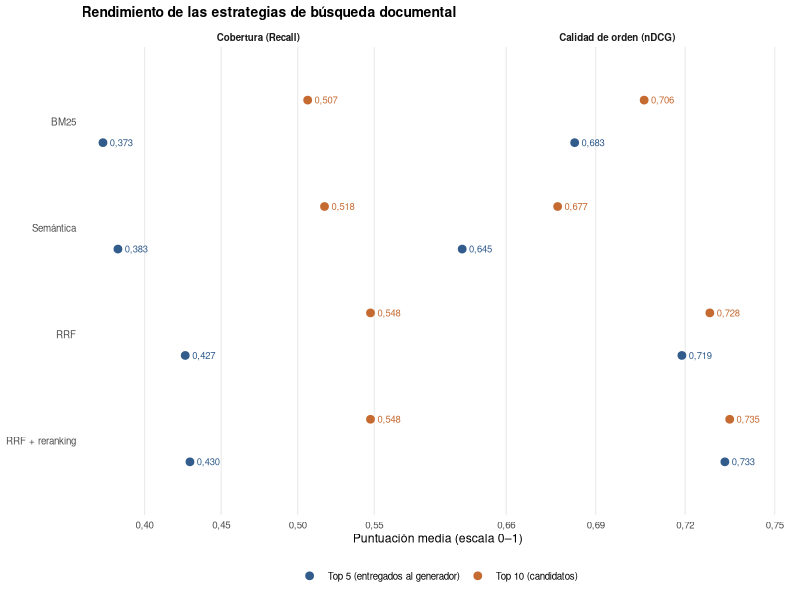
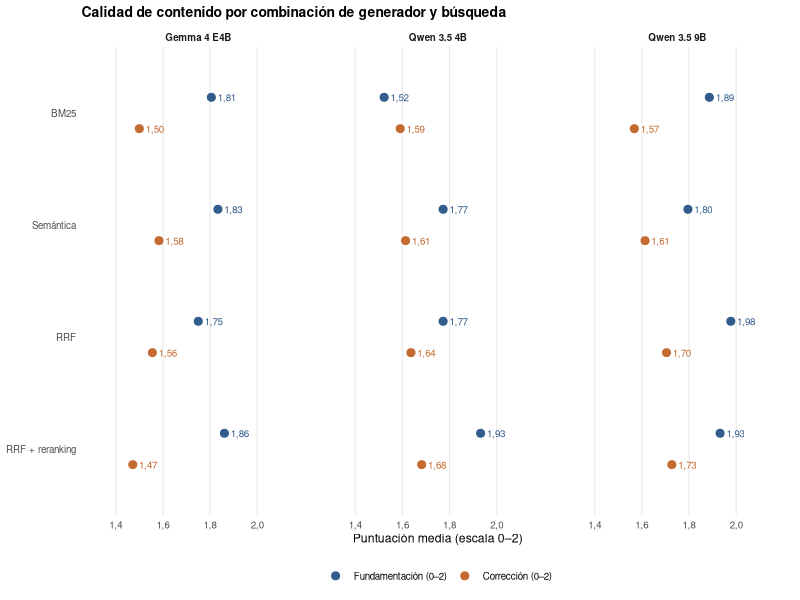

Here is the R script that generated these plots, in order:
## ---- chunk 1
#| label: fig-sponsor-recuperacion
#| echo: false
#| warning: false
#| message: false
#| fig-cap: "Cobertura de evidencia clave (Recall) y calidad de ordenación (nDCG) en los cinco y diez primeros resultados de cada estrategia (medias sobre 26 preguntas base)."
#| fig-width: 6.8
#| fig-height: 2.55

library(dplyr)
library(ggplot2)
library(tibble)

ir <- read.csv("outputs/local_runs/academic_corrections_20260930/retrieval/evaluation/aggregate_metrics.csv") |>
  filter(cohort == "all_pairs")

metodos_ir <- c("bm25", "dense", "rrf", "rerank")
nombres_ir <- c("BM25", "Semántica", "RRF", "RRF + reranking")

ir_l <- bind_rows(lapply(c("recall", "ndcg"), function(cr) {
  tibble(
    metodo = factor(ir$method, levels = rev(metodos_ir), labels = rev(nombres_ir)),
    corte = factor(ir$k, levels = c(5, 10), labels = c("Top 5 (entregados al generador)", "Top 10 (candidatos)")),
    metrica = factor(cr, levels = c("recall", "ndcg"),
      labels = c("Cobertura (Recall)", "Calidad de orden (nDCG)")),
    valor = ir[[cr]]
  )
})) |>
  mutate(y_pos = as.numeric(metodo) + if_else(corte == "Top 10 (candidatos)", 0.20, -0.20))

ggplot(ir_l, aes(x = valor, y = y_pos, color = corte)) +
  geom_point(size = 2.3) +
  geom_text(aes(label = format(round(valor, 3), nsmall = 3, decimal.mark = ",")),
    hjust = -0.3, size = 2.4, show.legend = FALSE) +
  facet_wrap(~metrica, nrow = 1, scales = "free_x") +
  scale_x_continuous(expand = expansion(mult = c(0.08, 0.24)),
    labels = function(x) format(round(x, 2), nsmall = 2, decimal.mark = ",")) +
  scale_y_continuous(breaks = seq_along(nombres_ir), labels = rev(nombres_ir),
    expand = expansion(add = 0.5)) +
  scale_color_manual(values = c("#315C8C", "#C56A31")) +
  labs(title = "Rendimiento de las estrategias de búsqueda documental",
    x = "Puntuación media (escala 0–1)", y = NULL, color = NULL) +
  theme_minimal(base_size = 8.8) +
  theme(legend.position = "bottom", panel.grid.major.y = element_blank(),
    panel.grid.minor = element_blank(), strip.text = element_text(face = "bold"),
    plot.title = element_text(face = "bold", size = 10))
## ---- chunk 2
#| label: fig-sponsor-calidad
#| echo: false
#| warning: false
#| message: false
#| fig-cap: "Fundamentación y corrección medias (escala 0–2) por buscador dentro de cada generador sobre preguntas comunes (Gemma: 18 bases, Qwen 4B y 9B: 22 bases)."
#| fig-width: 6.8
#| fig-height: 2.5

calidad <- read.csv("outputs/local_runs/final_experiment_20260930/analysis/per_retriever.csv")

calidad_l <- bind_rows(lapply(c("faithfulness", "factual_correctness"), function(cr) {
  tibble(
    generador = factor(calidad$generator_model,
      levels = c("gemma4:e4b", "qwen3.5:4b", "qwen3.5:9b"),
      labels = c("Gemma 4 E4B", "Qwen 3.5 4B", "Qwen 3.5 9B")),
    metodo = factor(calidad$retrieval_condition, levels = rev(metodos_ir), labels = rev(nombres_ir)),
    criterio = factor(cr, levels = c("faithfulness", "factual_correctness"),
      labels = c("Fundamentación (0–2)", "Corrección (0–2)")),
    valor = calidad[[paste0(cr, "_mean")]]
  )
})) |>
  mutate(y_pos = as.numeric(metodo) + if_else(criterio == "Fundamentación (0–2)", 0.14, -0.14))

ggplot(calidad_l, aes(x = valor, y = y_pos, color = criterio)) +
  geom_point(size = 2.4) +
  geom_text(aes(label = format(round(valor, 2), nsmall = 2, decimal.mark = ",")),
    hjust = -0.35, size = 2.5, show.legend = FALSE) +
  facet_wrap(~generador, nrow = 1) +
  scale_x_continuous(limits = c(1.3, 2.2), breaks = c(1.4, 1.6, 1.8, 2.0),
    labels = function(x) format(x, nsmall = 1, decimal.mark = ",")) +
  scale_y_continuous(breaks = seq_along(nombres_ir), labels = rev(nombres_ir),
    expand = expansion(add = 0.45)) +
  scale_color_manual(values = c("#315C8C", "#C56A31")) +
  labs(title = "Calidad de contenido por combinación de generador y búsqueda",
    x = "Puntuación media (escala 0–2)", y = NULL, color = NULL) +
  theme_minimal(base_size = 8.8) +
  theme(legend.position = "bottom", panel.grid.major.y = element_blank(),
    panel.grid.minor = element_blank(), strip.text = element_text(face = "bold"),
    plot.title = element_text(face = "bold", size = 10))
